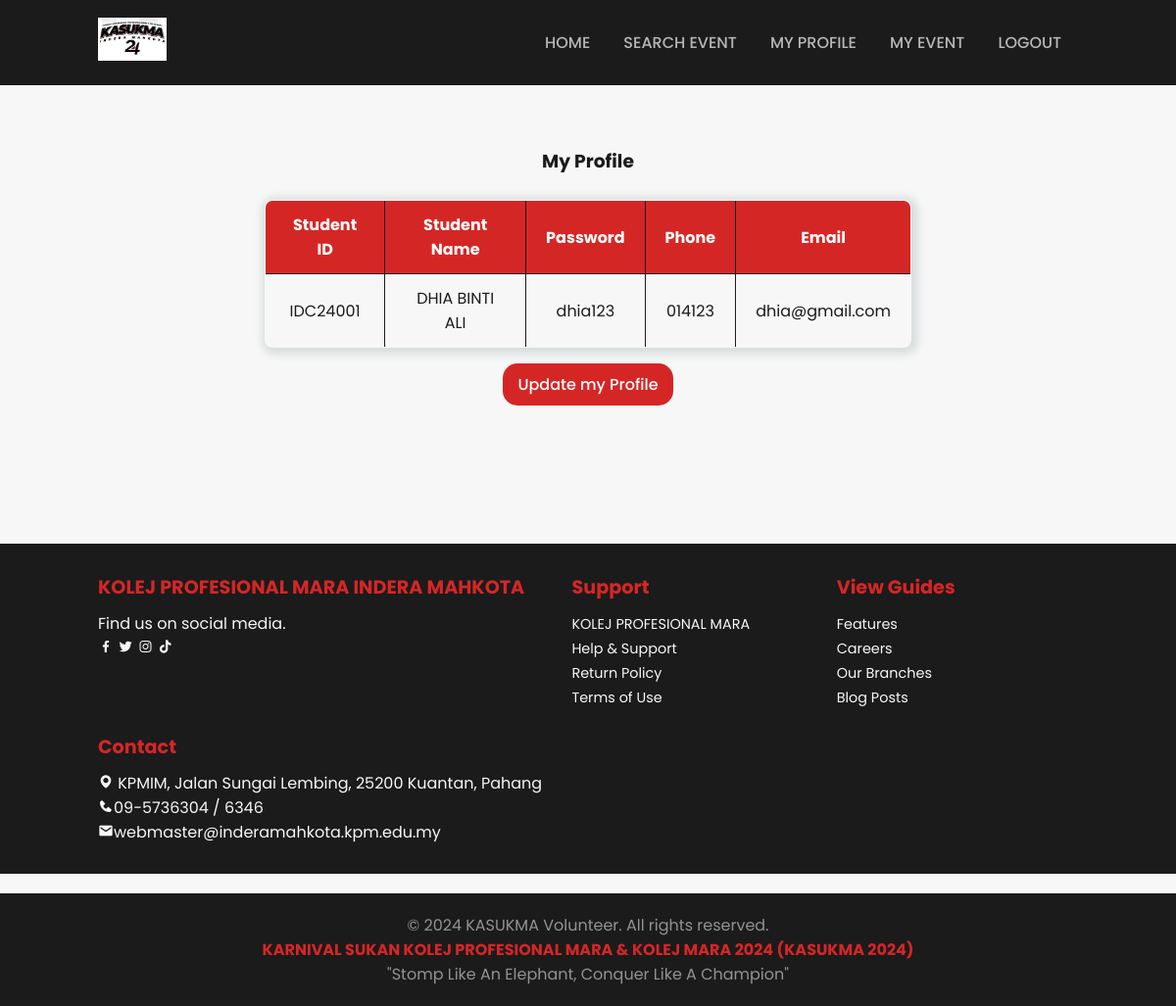
Page /kasukma_page/myprofile (signed in) on the committed database.
### library/models.py (models this page shows)
class Student(models.Model):
    studentid = models.CharField(max_length=10, primary_key=True)
    password = models.CharField(max_length=100)
    studentname = models.TextField()
    phone = models.CharField(max_length=20)
    email = models.CharField(max_length=100)

### library/views.py (the view)
# urls.py: path('myprofile', views.myprofile, name='myprofile'),
def myprofile(request):
    student_id = request.session.get('student_id')
    if student_id:
        data = Student.objects.get(studentid=student_id)
        context = {'data': data}
    return render(request, 'myprofile.html', context)

### library/templates/myprofile.html (shortened to what this page needs)
{% load static %}
<!DOCTYPE html>
<html lang="en">
<head>
    <link rel="stylesheet" href="https://cdn.jsdelivr.net/npm/boxicons@latest/css/boxicons.min.css">
</head>
<body>
    <header>
        <a href="#" class="logo">
        <img src="{% static 'image/kasukma24.jpg' %}" alt="Volunteer image">
        </a>
        <ul class="navbar">
            <li><a href="{% url 'homepage' %}">Home</a></li>
            <li><a href="{% url 'search_event' %}">Search Event</a></li>
            <li><a href="{% url 'myprofile' %}">My Profile</a></li>
            <li><a href="{% url 'event' %}">My Event</a></li>
            <li><a href="{% url 'logout' %}">Logout</a></li>
        </ul>
    </header>
    <main>
        <section class="profile-section">
            <h3>My Profile</h3> <br>
            <table border="1">
                <tr>
                    <th>Student ID</th>
                    <th>Student Name</th>
                    <th>Password</th>
                    <th>Phone</th>
                    <th>Email</th>
                </tr>
                <tr>
                    <td>{{ data.studentid }}</td>
                    <td>{{ data.studentname }}</td>
                    <td>{{ data.password }}</td>
                    <td>{{ data.phone }}</td>
                    <td>{{ data.email }}</td>
                </tr>
            </table><br>
                <a href="{% url 'update_student' data.studentid %}" class="btn-update">Update my Profile</a>
        </section>
    </main>
    <section class="footer">
        <div class="footer-box">
            <h3>KOLEJ PROFESIONAL MARA INDERA MAHKOTA</h3>
            <p>Find us on social media.</p>
            <div class="social">
                <a href="#"><i class="bx bxl-facebook"></i></a>
                <a href="#"><i class="bx bxl-twitter"></i></a>
                <a href="#"><i class="bx bxl-instagram"></i></a>
                <a href="#"><i class="bx bxl-tiktok"></i></a>
            </div>
        </div>
        <div class="footer-box">
            <h3>Support</h3>
            <ul>
                <li><a href="#">KOLEJ PROFESIONAL MARA</a></li>
                <li><a href="#">Help & Support</a></li>
                <li><a href="#">Return Policy</a></li>
                <li><a href="#">Terms of Use</a></li>
            </ul>
        </div>
        <div class="footer-box">
            <h3>View Guides</h3>
            <ul>
                <li><a href="#">Features</a></li>
                <li><a href="#">Careers</a></li>
                <li><a href="#">Our Branches</a></li>
                <li><a href="#">Blog Posts</a></li>
            </ul>
        </div>
        <div class="footer-box">
            <h3>Contact</h3>
            <div class="contact">
                <span><i class="bx bxs-map"></i> KPMIM, Jalan Sungai Lembing, 25200 Kuantan, Pahang </span><br>
                <span><i class="bx bxs-phone"></i>09-5736304 / 6346 </span><br>
                <span><i class="bx bxs-envelope" href=""></i>webmaster@inderamahkota.kpm.edu.my</span>
            </div>
        </div>
    </section>
    <section class="banner">
        <p>&copy; 2024 KASUKMA Volunteer. All rights reserved.</p>
        <h4>KARNIVAL SUKAN KOLEJ PROFESIONAL MARA & KOLEJ MARA 2024 (KASUKMA 2024)</h4>
        <p>"Stomp Like An Elephant, Conquer Like A Champion"</p>
    </section>
</body>
</html>

### library/templates/myprofile.html (style rules this page uses)
* { font-family: 'Poppins', sans-serif; margin: 0; padding: 0; box-sizing: border-box; scroll-padding-top: 4rem; scroll-behavior: smooth; list-style: none; text-decoration: none; }
body { color: var(--text-color); background-color: var(--second-color); }
:root { --main-color: #d52626; --second-color: #f7f7f7; --text-color: #1b1b1b; --bg-color: #b7b7b7; --box-shadow: 2px 2px 10px 4px rgb(14 55 54 / 15%); }
header { position: fixed; width: 100%; top: 0; right: 0; z-index: 1000; display: flex; justify-content: space-between; align-items: center; padding: 18px 100px; background: var(--text-color); transition: 0.5s linear; }
.logo img { width: 70px; }
.navbar { display: flex; }
.navbar a { padding: 8px 17px; color: var(--bg-color); font-size: 1rem; text-transform: uppercase; font-weight: 500; }
.profile-section { padding: 150px 50px; text-align: center; }
h4 { color: var(--main-color); }
table { width: 60%; margin: 0 auto; border-collapse: collapse; box-shadow: var(--box-shadow); border-radius: 8px; overflow: hidden; }
table th, table td { padding: 12px 20px; font-size: 1rem; border: 1px solid var(--text-color); }
table th { background-color: var(--main-color); color: white; }
table td { background-color: var(--second-color); color: var(--text-color); }
.btn-update { width: 15%; height: 50%; background-color: var(--main-color); color: white; padding: 10px 15px; border-radius: 15px; text-decoration: none; font-weight: 500; transition: background-color 0.3s ease; margin: 20px auto; text-align: center; }
.footer { display: grid; grid-template-columns: repeat(auto-fit, minmax(240px, auto)); gap: 1.5rem; padding: 30px 100px; background-color: var(--text-color); color: var(--second-color); }
.footer-box h3 { font-size: 1.2rem; margin-bottom: 10px; color: var(--main-color); }
.footer-box ul li a { font-size: 0.9rem; color: var(--second-color); transition: color 0.3s ease; }
.social a { color: var(--second-color); }
.contact span i { color: var(--second-color); }
.banner { padding: 20px; text-align: center; background: var(--text-color); color: rgb(149, 146, 146); margin-top: 20px; }

### rows in the picture
Student: studentid "IDC24001", studentname "DHIA BINTI ALI", password "dhia123", phone "014123", email "dhia@gmail.com"
